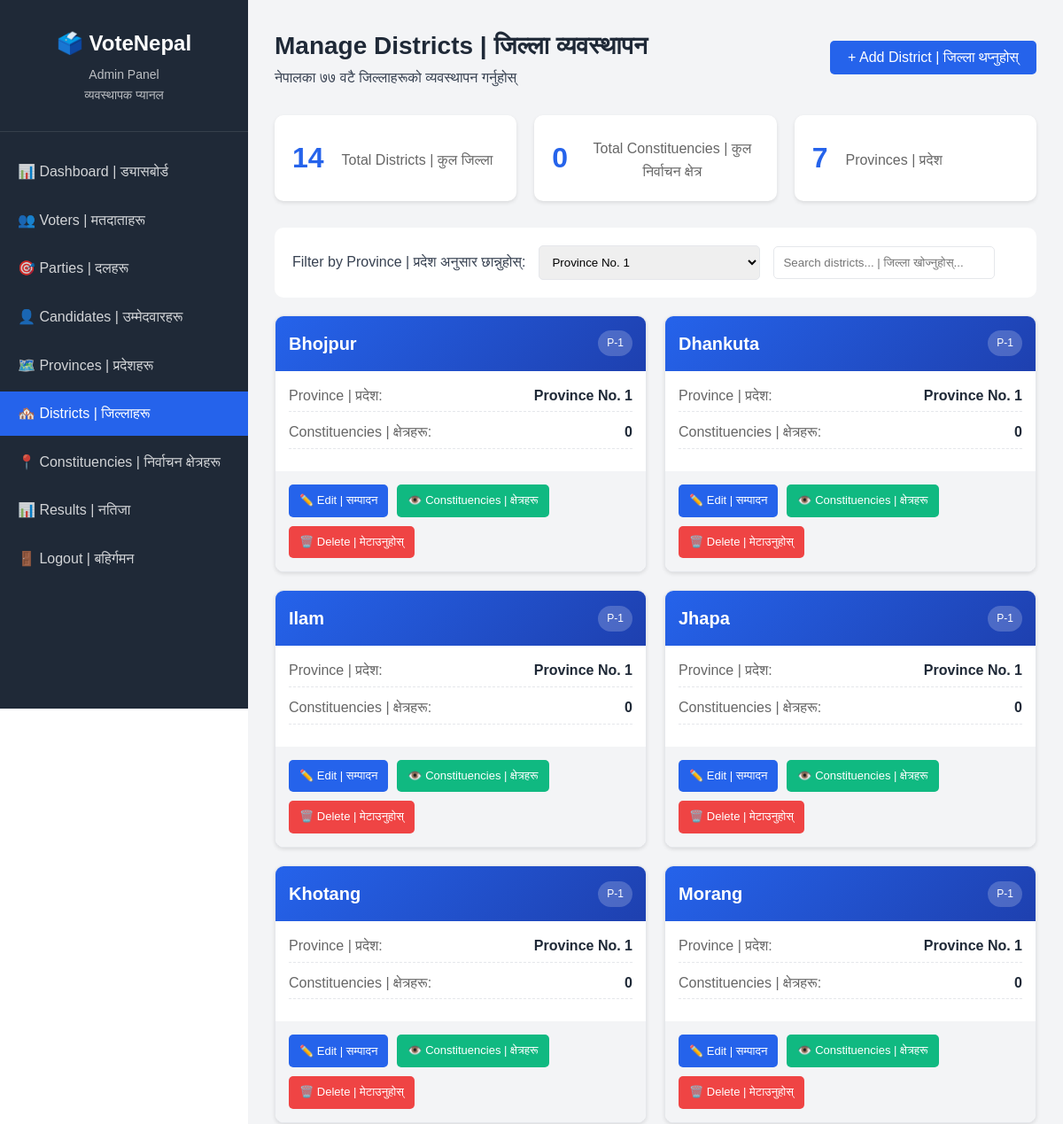
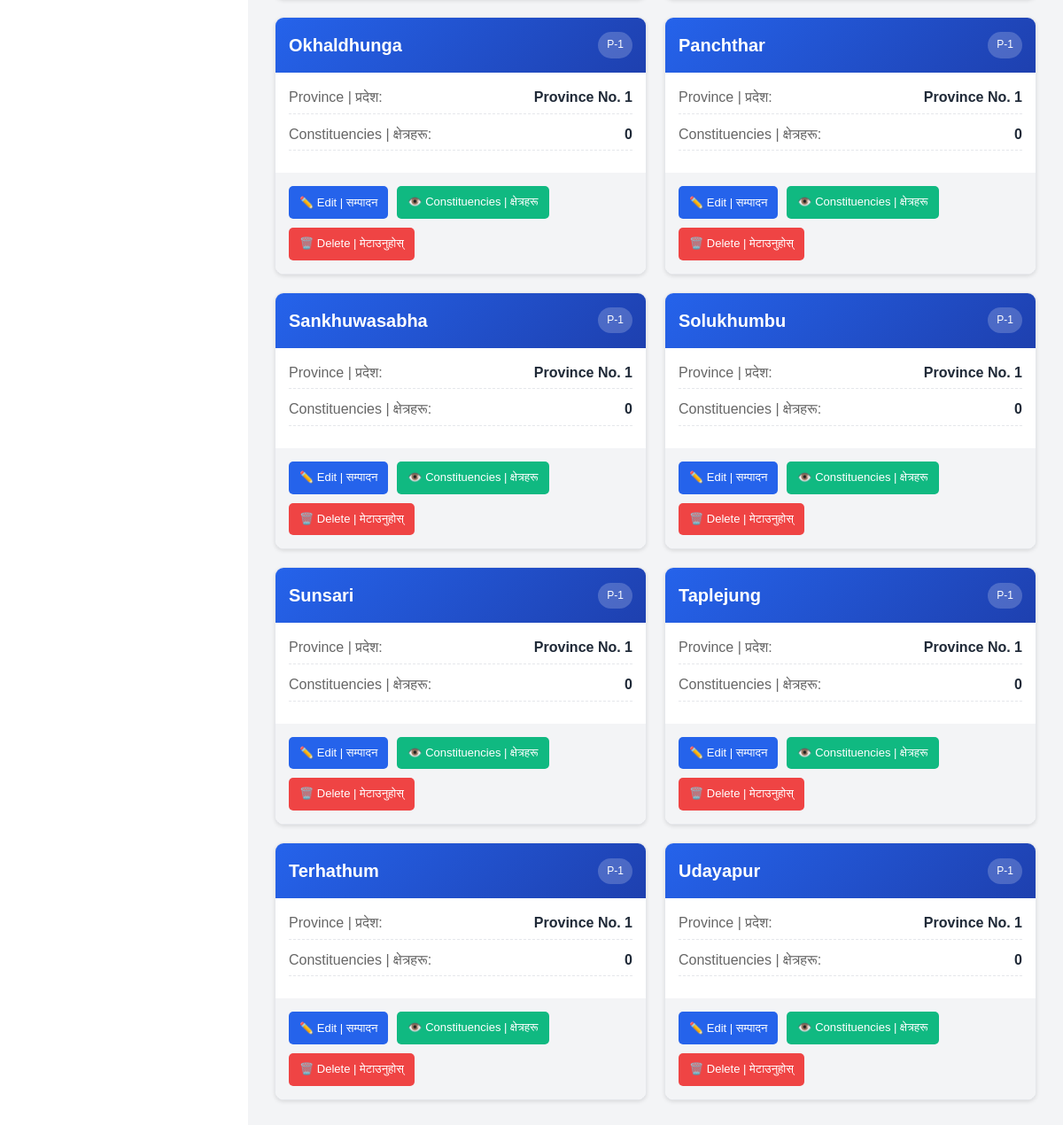
The app's page /admin/manage_districts.php?province_id=1 (signed in) with its own data (2 pictures, top to bottom).
### tables this page shows
CREATE TABLE districts (
    id INT PRIMARY KEY AUTO_INCREMENT,
    province_id INT,
    name VARCHAR(100) NOT NULL,
    FOREIGN KEY (province_id) REFERENCES provinces(id) ON DELETE CASCADE,
    created_at TIMESTAMP DEFAULT CURRENT_TIMESTAMP
);

CREATE TABLE provinces (
    id INT PRIMARY KEY AUTO_INCREMENT,
    name VARCHAR(100) NOT NULL,
    created_at TIMESTAMP DEFAULT CURRENT_TIMESTAMP
);

### admin/manage_districts.php (the view, shortened to what this page needs)
<?php
$db = Database::getInstance()->getConnection();
$filter_province = isset($_GET['province_id']) ? intval($_GET['province_id']) : 0;
$provinces = $db->query("SELECT * FROM provinces ORDER BY id");
$query = "SELECT d.*, p.name as province_name, p.id as province_id,
          (SELECT COUNT(*) FROM constituencies WHERE district_id = d.id) as constituency_count
          FROM districts d
          JOIN provinces p ON d.province_id = p.id";
if ($filter_province) {
    $query .= " WHERE d.province_id = $filter_province";
}
$query .= " ORDER BY p.id, d.name";
$districts = $db->query($query);
?>
<!DOCTYPE html>
<html lang="en">
<head>
    <link rel="stylesheet" href="../assets/css/style.css">
    <link rel="stylesheet" href="../assets/css/admin.css">
</head>
<body>
    <div class="admin-container">
        <div class="admin-sidebar">
            <div class="sidebar-header">
                <h2>🗳️ VoteNepal</h2>
                <p>Admin Panel</p>
                <p class="nepali-text">व्यवस्थापक प्यानल</p>
            </div>
            <ul class="sidebar-menu">
                <li><a href="dashboard.php">📊 Dashboard | ड्यासबोर्ड</a></li>
                <li><a href="manage_voters.php">👥 Voters | मतदाताहरू</a></li>
                <li><a href="manage_parties.php">🎯 Parties | दलहरू</a></li>
                <li><a href="manage_candidates.php">👤 Candidates | उम्मेदवारहरू</a></li>
                <li><a href="manage_provinces.php">🗺️ Provinces | प्रदेशहरू</a></li>
                <li class="active"><a href="manage_districts.php">🏘️ Districts | जिल्लाहरू</a></li>
                <li><a href="manage_constituencies.php">📍 Constituencies | निर्वाचन क्षेत्रहरू</a></li>
                <li><a href="view_results.php">📊 Results | नतिजा</a></li>
                <li><a href="logout.php">🚪 Logout | बहिर्गमन</a></li>
            </ul>
        </div>
        <div class="admin-content">
            <div class="content-header">
                <div>
                    <h1>Manage Districts | जिल्ला व्यवस्थापन</h1>
                    <p>नेपालका ७७ वटै जिल्लाहरूको व्यवस्थापन गर्नुहोस्</p>
                </div>
                <button class="btn btn-primary" onclick="showAddModal()">
                    + Add District | जिल्ला थप्नुहोस्
                </button>
            </div>
            <?php
            $total_districts = $db->query("SELECT COUNT(*) as total FROM districts")->fetch_assoc()['total'];
            $total_constituencies = $db->query("SELECT COUNT(*) as total FROM constituencies")->fetch_assoc()['total'];
            ?>
            <div class="stats-cards">
                <div class="stat-card">
                    <div class="stat-number"><?php echo $total_districts; ?></div>
                    <div class="stat-label">Total Districts | कुल जिल्ला</div>
                </div>
                <div class="stat-card">
                    <div class="stat-number"><?php echo $total_constituencies; ?></div>
                    <div class="stat-label">Total Constituencies | कुल निर्वाचन क्षेत्र</div>
                </div>
                <div class="stat-card">
                    <div class="stat-number">7</div>
                    <div class="stat-label">Provinces | प्रदेश</div>
                </div>
            </div>
            <div class="filter-bar">
                <label for="provinceFilter">Filter by Province | प्रदेश अनुसार छान्नुहोस्:</label>
                <select id="provinceFilter" class="filter-select" onchange="filterByProvince()">
                    <?php
                    $provinces->data_seek(0);
                    while($province = $provinces->fetch_assoc()):
                    ?>
                        <option value="<?php echo $province['id']; ?>"
                            <?php echo ($filter_province == $province['id']) ? 'selected' : ''; ?>>
                            <?php echo htmlspecialchars($province['name']); ?>
                        </option>
                    <?php endwhile; ?>
                </select>
                <input type="text" id="searchInput" class="filter-select"
                       placeholder="Search districts... | जिल्ला खोज्नुहोस्...">
            </div>
            <div class="districts-grid" id="districtsGrid">
                <?php while($district = $districts->fetch_assoc()): ?>
                <div class="district-card" data-province="<?php echo $district['province_id']; ?>"
                     data-name="<?php echo strtolower($district['name']); ?>">
                    <div class="district-header">
                        <div>
                            <div class="district-name"><?php echo htmlspecialchars($district['name']); ?></div>
                        </div>
                        <span class="province-badge">P-<?php echo $district['province_id']; ?></span>
                    </div>
                    <div class="district-body">
                        <div class="info-row">
                            <span class="info-label">Province | प्रदेश:</span>
                            <span class="info-value"><?php echo htmlspecialchars($district['province_name']); ?></span>
                        </div>
                        <div class="info-row">
                            <span class="info-label">Constituencies | क्षेत्रहरू:</span>
                            <span class="info-value"><?php echo $district['constituency_count']; ?></span>
                        </div>
                    </div>
                    <div class="district-footer">
                        <button class="btn-icon btn-edit" onclick='editDistrict(<?php echo json_encode($district); ?>)'>
                            ✏️ Edit | सम्पादन
                        </button>
                        <a href="manage_constituencies.php?district_id=<?php echo $district['id']; ?>"
                           class="btn-icon btn-view">
                            👁️ Constituencies | क्षेत्रहरू
                        </a>
                        <a href="?delete=<?php echo $district['id']; ?><?php echo $filter_province ? '&province_id=' . $filter_province : ''; ?>"
                           class="btn-icon btn-delete"
                           onclick="return confirm('के तपाईं यो जिल्ला मेटाउन चाहनुहुन्छ? \nAre you sure you want to delete this district?')">
                            🗑️ Delete | मेटाउनुहोस्
                        </a>
                    </div>
                </div>
                <?php endwhile; ?>
            </div>
        </div>
    </div>
</body>
</html>

### assets/css/style.css (style rules this page uses)
* { margin: 0; padding: 0; box-sizing: border-box; }
:root { --primary-color: #2563eb; --secondary-color: #1e40af; --success-color: #10b981; --danger-color: #ef4444; --warning-color: #f59e0b; --dark-color: #1f2937; --light-color: #f3f4f6; --text-color: #374151; --border-color: #e5e7eb; }
body { font-family: 'Poppins', sans-serif; line-height: 1.6; color: var(--text-color); }
.btn { display: inline-block; padding: 10px 20px; border-radius: 5px; text-decoration: none; font-weight: 500; transition: all 0.3s; border: none; cursor: pointer; font-size: 16px; }
.btn-primary { background: var(--primary-color); color: white; }
.stat-card { background: rgba(255, 255, 255, 0.1); backdrop-filter: blur(10px); padding: 30px; border-radius: 10px; text-align: center; }

### assets/css/admin.css (style rules this page uses)
.admin-container { display: flex; min-height: 100vh; }
.admin-sidebar { width: 280px; background: var(--dark-color); color: white; display: flex; flex-direction: column; position: fixed; height: 100vh; overflow-y: auto; }
.sidebar-header { padding: 30px 20px; text-align: center; border-bottom: 1px solid rgba(255, 255, 255, 0.1); }
.sidebar-header h2 { font-size: 24px; margin-bottom: 5px; }
.sidebar-header p { font-size: 14px; opacity: 0.7; }
.sidebar-menu { list-style: none; padding: 20px 0; flex: 1; }
.sidebar-menu li { margin-bottom: 5px; }
.sidebar-menu a { display: block; padding: 12px 20px; color: rgba(255, 255, 255, 0.8); text-decoration: none; transition: all 0.3s; }
.sidebar-menu li.active a { background: var(--primary-color); color: white; }
.admin-content { flex: 1; margin-left: 280px; padding: 30px; background: var(--light-color); }
.content-header { display: flex; justify-content: space-between; align-items: center; margin-bottom: 30px; }
.content-header h1 { font-size: 28px; color: var(--dark-color); }
.stat-card { background: white; border-radius: 10px; padding: 25px; display: flex; align-items: center; gap: 20px; box-shadow: 0 2px 4px rgba(0, 0, 0, 0.1); }

### admin/manage_districts.php (style rules this page uses)
.districts-grid { display: grid; grid-template-columns: repeat(auto-fill, minmax(350px, 1fr)); gap: 20px; margin-top: 20px; }
.district-card { background: white; border-radius: 10px; overflow: hidden; box-shadow: 0 2px 4px rgba(0,0,0,0.1); transition: transform 0.3s; border: 1px solid var(--border-color); }
.district-header { background: linear-gradient(135deg, var(--primary-color), var(--secondary-color)); color: white; padding: 15px; display: flex; justify-content: space-between; align-items: center; }
.district-name { font-size: 20px; font-weight: 600; }
.province-badge { background: rgba(255,255,255,0.2); padding: 5px 10px; border-radius: 15px; font-size: 12px; }
.district-body { padding: 15px; }
.info-row { display: flex; justify-content: space-between; margin-bottom: 10px; padding-bottom: 5px; border-bottom: 1px dashed var(--border-color); }
.info-label { color: #666; font-weight: 500; }
.info-value { font-weight: 600; color: var(--dark-color); }
.district-footer { background: var(--light-color); padding: 15px; display: flex; gap: 10px; flex-wrap: wrap; }
.btn-icon { padding: 8px 12px; border: none; border-radius: 5px; cursor: pointer; font-size: 13px; display: inline-flex; align-items: center; gap: 5px; text-decoration: none; }
.btn-edit { background: var(--primary-color); color: white; }
.btn-delete { background: var(--danger-color); color: white; }
.btn-view { background: var(--success-color); color: white; }
.filter-bar { background: white; padding: 20px; border-radius: 10px; margin-bottom: 20px; display: flex; gap: 15px; align-items: center; flex-wrap: wrap; }
.filter-select { padding: 10px; border: 1px solid var(--border-color); border-radius: 5px; min-width: 250px; }
.stats-cards { display: grid; grid-template-columns: repeat(auto-fit, minmax(200px, 1fr)); gap: 20px; margin-bottom: 30px; }
.stat-card { background: white; padding: 20px; border-radius: 10px; text-align: center; box-shadow: 0 2px 4px rgba(0,0,0,0.1); }
.stat-number { font-size: 32px; font-weight: bold; color: var(--primary-color); }
.stat-label { color: #666; margin-top: 5px; }
.nepali-text { font-family: 'Nepali', 'Preeti', sans-serif; }

### records on screen
districts: name "Bhojpur", province "1", province.name "Province No. 1", constituency_count "0"
districts: name "Dhankuta", province "1", province.name "Province No. 1", constituency_count "0"
districts: name "Ilam", province "1", province.name "Province No. 1", constituency_count "0"
districts: name "Jhapa", province "1", province.name "Province No. 1", constituency_count "0"
districts: name "Khotang", province "1", province.name "Province No. 1", constituency_count "0"
districts: name "Morang", province "1", province.name "Province No. 1", constituency_count "0"
districts: name "Okhaldhunga", province "1", province.name "Province No. 1", constituency_count "0"
districts: name "Panchthar", province "1", province.name "Province No. 1", constituency_count "0"
districts: name "Sankhuwasabha", province "1", province.name "Province No. 1", constituency_count "0"
districts: name "Solukhumbu", province "1", province.name "Province No. 1", constituency_count "0"
districts: name "Sunsari", province "1", province.name "Province No. 1", constituency_count "0"
districts: name "Taplejung", province "1", province.name "Province No. 1", constituency_count "0"
districts: name "Terhathum", province "1", province.name "Province No. 1", constituency_count "0"
districts: name "Udayapur", province "1", province.name "Province No. 1", constituency_count "0"

### other values on screen
$total_districts "14"
$total_constituencies "0"
form field value "Province No. 1"
